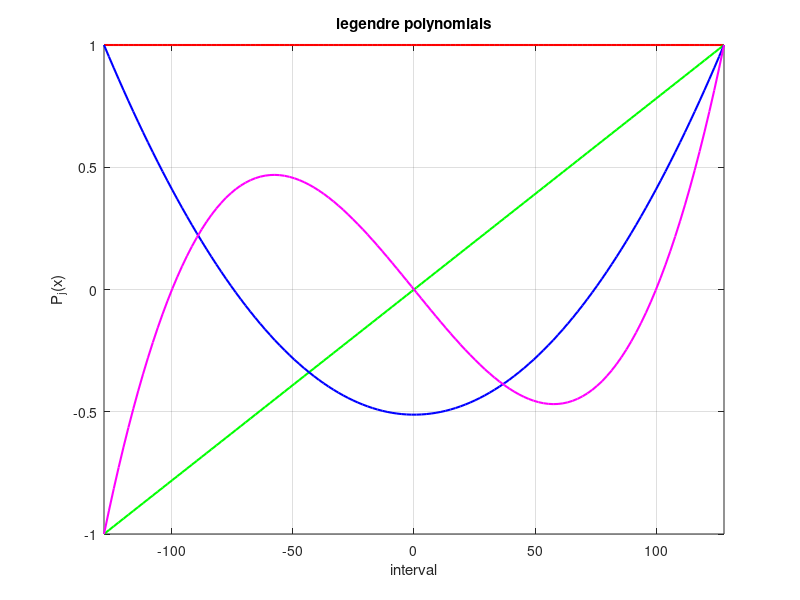

MATLAB code to generate this figure:
%legendre polynomials
%orthogonal basis polynomials
%see also: lagrangian interpolation polynomials
 

%% legendre polynomials (cols of Q)

x=linspace(-128,128,128)'; %interval [-128,128]
A=[x.^0 x.^1 x.^2 x.^3];   %vandermonde matrix
[Q,R]=qr(A,0);

%normalize s.t. P1(x)=1
scale=Q(end,:);
Q=Q*diag(1./scale);

%plot(Q); axis tight; grid on; %plot cols of Q
plot(x,Q(:,1),'-r','linewidth',1.5); hold on;
plot(x,Q(:,2),'-g','linewidth',1.5); hold on;
plot(x,Q(:,3),'-b','linewidth',1.5); hold on;
plot(x,Q(:,4),'-m','linewidth',1.5); hold on;
axis tight; grid on; 
title('legendre polynomials');
xlabel('interval'); ylabel('P_j(x)');






